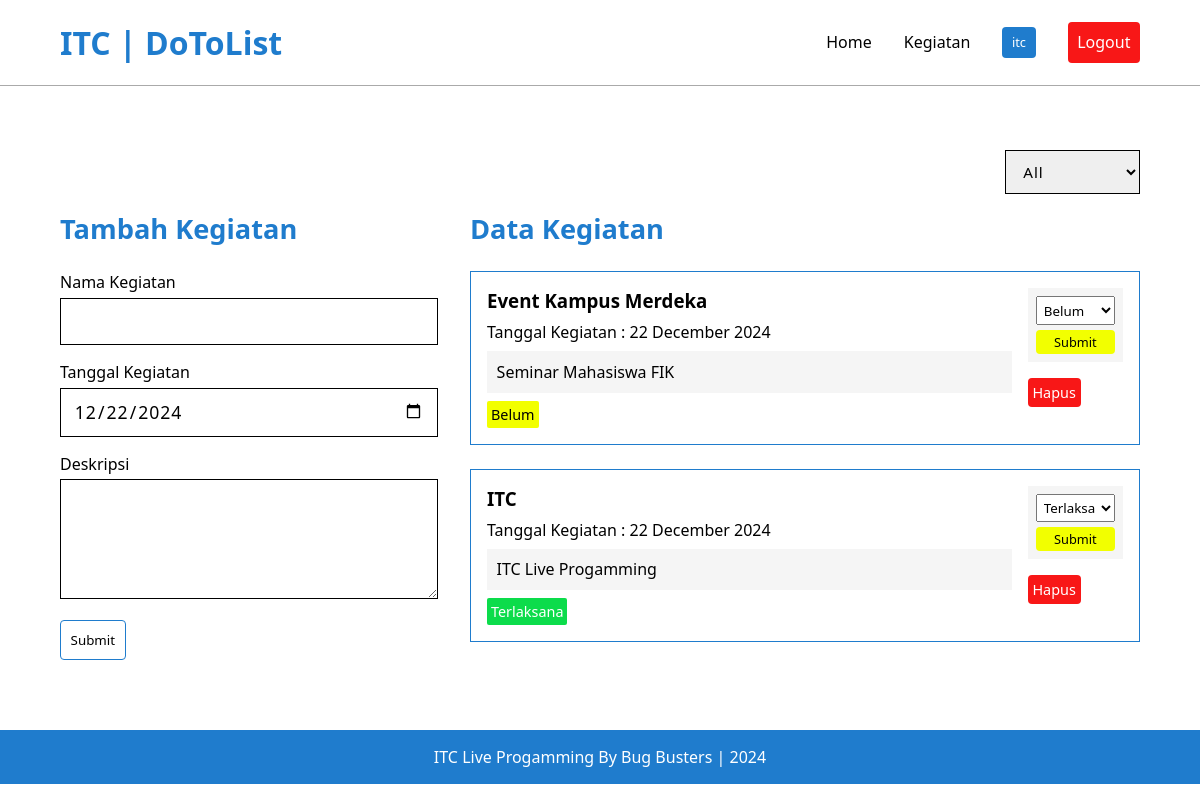
Page /src/kegiatan.php (signed in) on the committed database.
### tables this page shows
CREATE TABLE `tbl_kegiatan` (
  `id_kegiatan` int(11) NOT NULL,
  `nama_kegiatan` varchar(255) DEFAULT NULL,
  `tgl_kegiatan` date DEFAULT NULL,
  `deskripsi` text DEFAULT NULL,
  `status` enum('terlaksana','belum','gagal') DEFAULT NULL,
  `id_users` int(11) DEFAULT NULL
);

### src/kegiatan.php (the view, shortened to what this page needs)
<?php
include "../components/header.php";
$id_users = $_SESSION['id_users'];
$status_cari = isset($_GET['status']) ? $_GET['status'] : '0';
$where_kegiatan = "WHERE id_users = '$id_users'";
$query = mysqli_query($conn, "SELECT * FROM tbl_kegiatan $where_kegiatan ORDER BY id_kegiatan DESC");
?>
<div class="container">
    <div class="search-col">
        <form action="" method="get">
            <select name="status" id="status" onchange="this.form.submit()">
                <option value="0" <?= ($status_cari == '0') ? 'selected' : '' ?>>All</option>
            </select>
        </form>
    </div>
    <div class="row-kegiatan">
        <div class="left-col">
            <h1 class="heading">Tambah Kegiatan</h1>
            <form action="./proces_add_kegiatan.php" method="post">
                <div class="group-input">
                    <label for="nama_kegiatan">Nama Kegiatan</label>
                    <input autofocus type="text" name="nama_kegiatan" class="form-control" id="nama_kegiatan" autocomplete="off" required>
                </div>
                <div class="group-input">
                    <label for="tgl_kegiatan">Tanggal Kegiatan</label>
                    <input type="date" value="<?= date('Y-m-d') ?>" name="tgl_kegiatan" class="form-control" id="tgl_kegiatan" autocomplete="off" required>
                </div>
                <div class="group-input">
                    <label for="deskripsi">Deskripsi</label>
                    <textarea name="deskripsi" id="deskripsi" cols="30" required rows="10"></textarea>
                </div>
                <button name="addKegiatan" class="btn-submit" type="submit">Submit</button>
            </form>
        </div>
        <div class="right-col">
            <h1 class="heading">Data Kegiatan</h1>
            <?php
            while ($data = mysqli_fetch_array($query)) {
            ?>
                <div class="card">
                    <div class="list">
                        <h3><?= $data['nama_kegiatan'] ?></h3>
                        <p class="tgl">Tanggal Kegiatan : <?= date("d F Y", strtotime($data['tgl_kegiatan'])) ?></p>
                        <p class="deskripsi"><?= $data['deskripsi'] ?></p>
                        <?php if ($data['status'] == 'belum') { ?>
                            <p class="status_belum"><?= $data['status'] = "Belum" ?></p>
                        <?php } else if ($data['status'] == 'terlaksana') { ?>
                            <p class="status_terlaksana"><?= $data['status'] = "Terlaksana" ?></p>
                        <?php } else if ($data['status'] == 'gagal') { ?>
                            <p class="status_gagal"><?= $data['status'] = "Gagal" ?></p>
                        <?php } ?>
                    </div>
                    <div class="aksi">
                        <form action="./update_kegiatan.php" method="post">
                            <?php $status = $data['status'] ?>
                            <select name="status" id="status">
                                <option <?= ($status == "Belum") ? "selected" : "" ?> value="belum">Belum</option>
                                <option <?= ($status == "Terlaksana") ? "selected" : "" ?> value="terlaksana">Terlaksana</option>
                            </select>
                            <button onclick="return confirm('Anda ingin mengubah status kegiatan?');" name="ubahStatus" class="badge-ubah" type="submit">Submit</button>
                        </form>
                        <div>
                            <a onclick="return confirm('Anda ingin menghapus data kegiatan?');" class="badge-hapus" href="./delete_kegiatan.php?id_kegiatan=<?= $data['id_kegiatan'] ?>">Hapus</a>
                        </div>
                    </div>
                </div>
            <?php } ?>
        </div>
    </div>
</div>
<?php include "../components/footer.php" ?>

### assets/css/style.css (style rules this page uses)
* { padding: 0; margin: 0; box-sizing: border-box; text-decoration: none; font-family: "Segoe UI", Tahoma, Geneva, Verdana, sans-serif; }
:root { --primary: #1f7ccd; }
.container { padding: 0 5%; }
.search-col { margin-top: 4rem; display: flex; justify-content: end; }
.search-col select { display: inline-block; padding: 0.65rem 0.8rem; outline: none; border: 1px solid #000; font-size: 0.95rem; letter-spacing: 1px; }
.row-kegiatan { display: grid; grid-template-columns: 35% calc(65% - 2rem); gap: 2rem; margin: 1rem 0 4rem; }
.row-kegiatan .heading { margin-bottom: 1.5rem; font-size: 1.7rem; color: var(--primary); }
.row-kegiatan .right-col .card { display: flex; width: 100%; border: 1px solid var(--primary); margin-bottom: 1.5rem; padding: 1rem; gap: 1rem; }
.row-kegiatan .right-col .card .list { flex: 1 1 calc(85% - 1rem); }
.row-kegiatan .right-col .card .list .tgl { margin: 0.5rem 0; }
.row-kegiatan .right-col .card .list .deskripsi { margin: 0.5rem 0; background: #f5f5f5; padding: 0.6rem; flex: 1 1 15%; }
.row-kegiatan .right-col .card .aksi { flex: 1 1 15%; display: flex; flex-direction: column; gap: 1rem; }
.row-kegiatan .right-col .card .aksi form { display: flex; flex-direction: column; gap: 0.3rem; background: #f5f5f5; padding: 0.5rem; }
.row-kegiatan .right-col .card .aksi form select { display: inline-block; padding: 0.2rem; width: 100%; }
.status_belum { background: #f2ff00; color: #000; display: inline-block; padding: 0.25rem; font-weight: 500; font-size: 0.9rem; border-radius: 2px; }
.status_terlaksana { background: #0cdc4b; color: #fff; display: inline-block; padding: 0.25rem; font-weight: 500; font-size: 0.9rem; border-radius: 2px; }
.btn-submit { display: inline-block; padding: 0.6rem; background: transparent; color: #000; border-radius: 4px; border: 1px solid var(--primary); cursor: pointer; }
.badge-hapus { display: inline-block; padding: 0.3rem; background: #f81717; color: #fff; font-size: 0.9rem; font-weight: 500; border-radius: 4px; cursor: pointer; }
.badge-ubah { display: inline-block; padding: 0.2rem; background: #f2ff00; color: #000; font-size: 0.8rem; font-weight: 500; border-radius: 4px; outline: none; border: none; cursor: pointer; }
.group-input { display: block; margin-bottom: 1rem; }
.group-input label { display: block; margin-bottom: 0.3rem; }
.group-input input { display: inline-block; padding: 0.65rem 0.8rem; outline: none; border: 1px solid #000; width: 100%; font-size: 1.1rem; letter-spacing: 1px; }
.group-input textarea { display: inline-block; padding: 0.65rem 0.8rem; outline: none; border: 1px solid #000; width: 100%; font-size: 1.1rem; letter-spacing: 1px; height: 120px; }

### rows in the picture
tbl_kegiatan: nama_kegiatan "Event Kampus Merdeka", tgl_kegiatan "22 December 2024", deskripsi "Seminar Mahasiswa FIK", status "Belum"
tbl_kegiatan: nama_kegiatan "ITC", tgl_kegiatan "22 December 2024", deskripsi "ITC Live Progamming", status "Terlaksana"

### other values in the picture
$_SESSION['username'] "itc"
